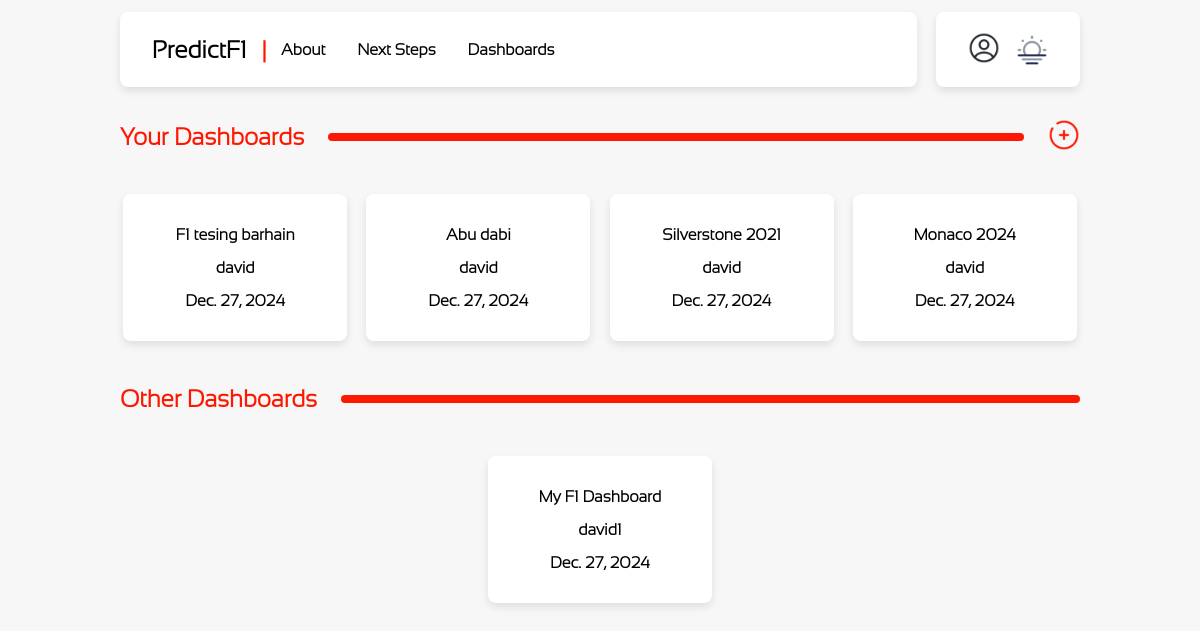
Before: /F1Prediction/dashboards (signed in) with the older database file.
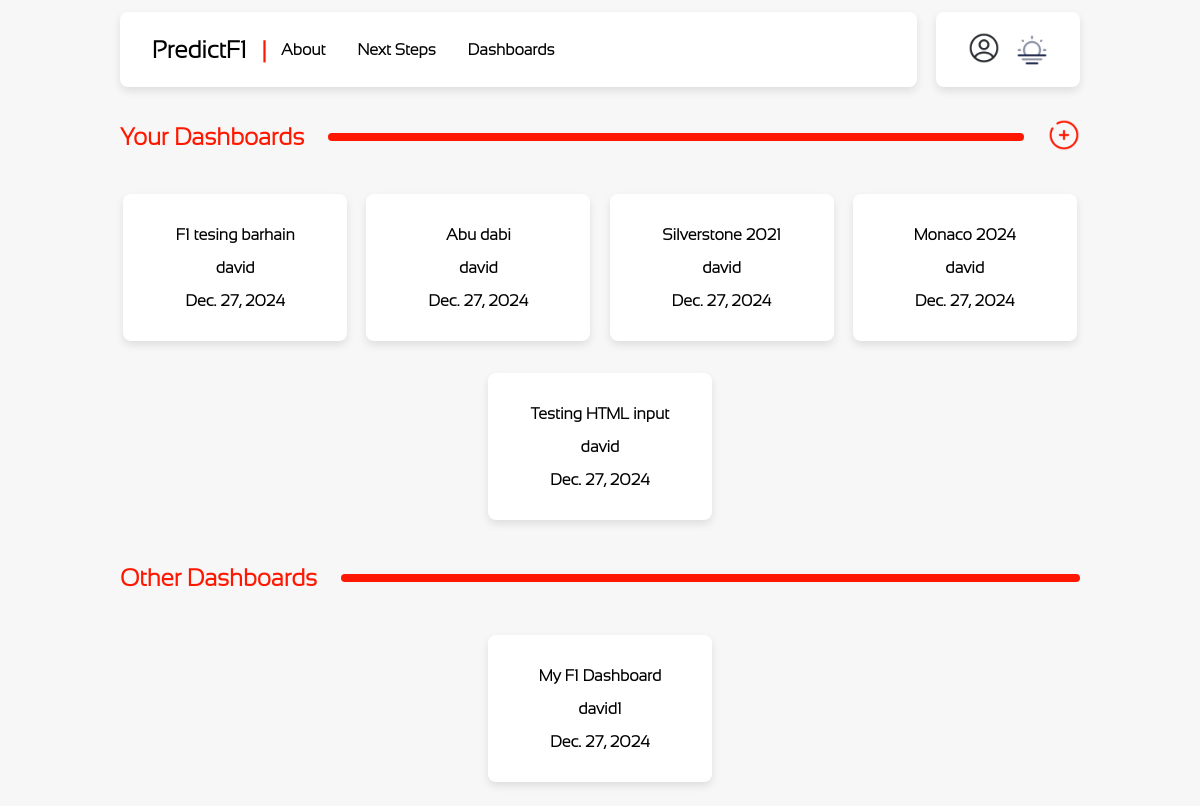
After: the same page with the newer database file.
### F1PredictionWebApp/models.py (models this page shows, shortened)
class Dashboard(models.Model):
    title = models.CharField(max_length=100)
    content = models.TextField()
    date_posted = models.DateField(auto_now_add=True)
    author = models.ForeignKey(User, on_delete=models.CASCADE)
    def get_absolute_url(self):
        return reverse('dashboard-detail', kwargs={'pk': self.pk})

### F1PredictionWebApp/views.py (the view)
# urls.py: path("dashboards", views.dashboards, name='dashboards'),
def dashboards(request):
    context = {'object_list': Dashboard.objects.all()}
    return render(request, 'dashboard_list.html', context)

### F1PredictionWebApp/templates/dashboard_list.html (shortened to what this page needs)
{% extends "base.html" %}
{% load static %}
{% block content %}
{% if user.is_authenticated %}
<div class="title-padding navbar centre-vert" style="gap: 2.5%;">
    <p class="smallheader centre bold no-text-wrap">Your Dashboards</p><div class="red-line w-100"></div>
<a href="" class="link centre">
    <img class="profile-image hover-grow" src="{% static 'Add-dash.png' %}" alt="Create New Dashboard">
</a>
</div>
{% endif %}
<div class = "centreDiv overflow-contianer" >
{% for dashboard in object_list %}
    {% if dashboard.author == request.user %}
    <div class="nav-card light card-padding card-top-bottom min-w-20 hover-grow">
        <a href="{{ dashboard.get_absolute_url }}" class="link centre">
            <p>{{ dashboard.title }}</p>
            <p>{{ dashboard.author }}</p>
            <p>{{ dashboard.date_posted }}</p>
        </a>
    </div>
    {% endif %}
{% endfor %}
</div>
<div class="title-padding navbar centre-vert" style="gap: 2.5%;">
    <p class="smallheader centre bold no-text-wrap">Other Dashboards</p><div class="red-line w-100"></div>
</div>
<div class = "centreDiv overflow-contianer">
    {% for dashboard in object_list %}
        {% if dashboard.author != request.user %}
        <div class="nav-card light card-padding card-top-bottom min-w-20 hover-grow">
            <a href="{{ dashboard.get_absolute_url }}" class="link centre">
            <p>{{ dashboard.title }}</p>
            <p>{{ dashboard.author }}</p>
            <p>{{ dashboard.date_posted }}</p>
            </a>
        </div>
        {% endif %}
    {% endfor %}
    </div>
{% endblock %}

### F1PredictionWebApp/templates/base.html (shortened to what this page needs)
{% load static %}
<!DOCTYPE html>
<html lang="en">
<head>
    <link rel="stylesheet" href="{% static 'base.css' %}">
</head>
<body class="light-mode">
    <div class="navbar">
        <div class="nav-card light navbar centre-vert card-margin w-100">
            <a href="{% url 'index' %}" class="link header">
                <p class="header button-red">PredictF1</p>
            </a>
            <p class="nav-line">|</p>
            <div class="nav-card navbar centre-vert light" id="menu-div">
                <a href="{% url 'about' %}" class="link button-red pr-5">
                    <p class="button-red">About</p>
                </a>
                <a href="{% url 'nextSteps' %}" class="link button-red pr-5" >
                    <p class="button-red no-text-wrap">Next Steps</p>
                </a>
                <a href="{% url 'dashboards' %}" class="link button-red pr-5">
                    <p class="button-red">Dashboards</p>
                </a>
            </div>
        </div>
        <div class="nav-card navbar light centre-vert card-margin centre" style="justify-content: space-between;">
            {% if user.is_authenticated %}
                <a href="{% url 'logout' %}" class="link centre pr-5">
                    <img id="profile_image" class="profile-image hover-grow" src="{% static 'profileicon.png' %}" alt="Profile Picture">
                </a>
            {% endif %}
            <img class="profile-image hover-grow" id="theme_switch" src="{% static 'sun.png' %}" alt="Theme Image" onmouseup="toggleTheme()">
        </div>
    </div>
    <div style="padding-top: 1vh; padding-bottom: 1vh;">
        {% block content %}
        {% endblock %}
    </div>
</body>
</html>

### F1PredictionWebApp/static/base.css (style rules this page uses)
body { font-family: site-font; transition: background-color 0.3s, color 0.3s; margin: 1% 10% 0% 10%; }
.light-mode { background-color: #f7f7f7; color: #000000; }
.header { font-size: 3vh; font-weight: bold; }
.smallheader { font-size: 3vh; color: #FF1801; }
.light { color: #000000; background-color: #ffffff; box-shadow: 0 4px 8px rgba(0, 0, 0, 0.1); }
.link { text-decoration: none; color: inherit; font-weight: bold; }
.centre { text-align: center; }
.navbar { display: flex; }
.nav-card { border-radius: 8px; }
.card-margin { padding: 0 2em 0 2em; }
.card-top-bottom { margin-top: 1em; margin-bottom: 1em; }
.profile-image { height: 2em; width: 2em; cursor: pointer; }
.centre-vert { display: flex; align-items: center; }
.card-top-bottom { padding-top: 1em; padding-bottom: 1em; }
.centreDiv { display: flex; justify-content: center; align-items: center; }
.card-padding { padding: 1em; }
.pr-5 { padding-right: 2vh; }
.w-100 { width: 100%; }
.nav-line { padding-right: 2%; color: #FF1801; font-size: 1.5rem; font-weight: bold; }
.red-line { height: 1vh; border-radius: 8px; background-color: #FF1801; }
.no-text-wrap { white-space: nowrap; }
#menu-div { display: flex; gap: 2vh; box-shadow: none; }
.bold { font-weight: bold; }
.title-padding { padding-top: 0.5vh; padding-bottom: 0.5vh; }
.min-w-20 { min-width: 20%; }
.overflow-contianer { display: flex; gap:2%; flex-wrap: wrap; }
.hover-grow { transition: transform 0.3s; }

Changed rows visible on the page:
added Dashboard: title "Testing HTML input", author "david", date_posted "Dec. 27, 2024"
